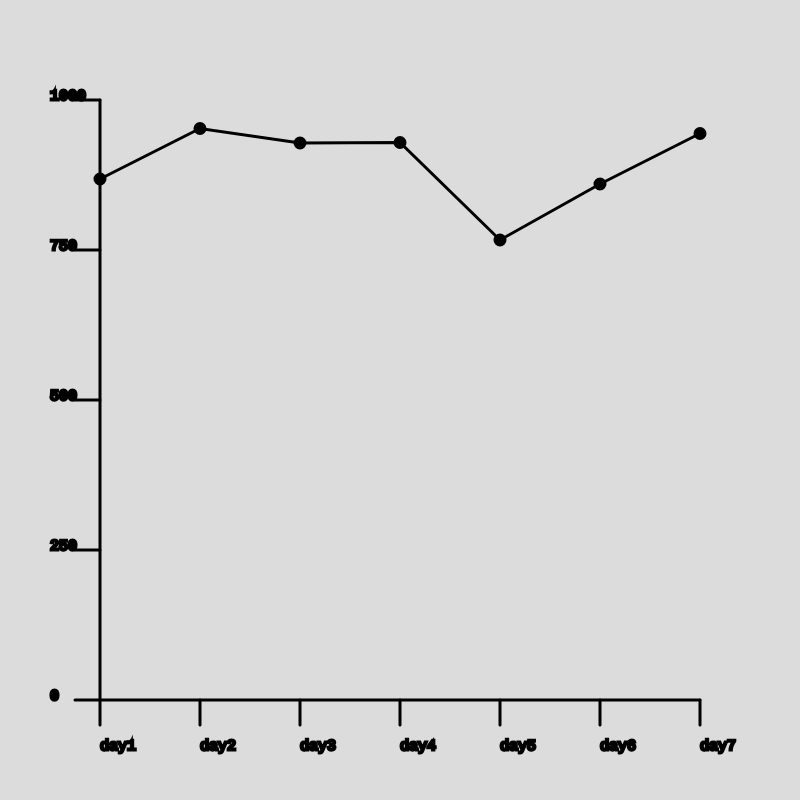
Frame 1 (no input)
Frame 60 (no input): identical to frame 1, image omitted
Frame 120 (the mouse pressed at the canvas centre since frame 60): identical to frame 1, image omitted

The p5.js sketch that drew this single still picture (run headless with seeded random() and noise() and a simulated clock; from frame 60 on, the mouse is pressed at the canvas centre):

// p5.js sketch
// ── sketch.js

let data;

function setup() {
  createCanvas(800, 800);
  

  // # of flights leaving NYC airports
  // for the first seven days of 2013
  data = [842, 943, 914, 915, 720, 832, 933];

}

function draw() {
  background(220);

  stroke(1);
  strokeWeight(3);
  noFill();
  textFont('Courier New');
  // draw axes

  beginShape();

  vertex(100, 100);
  vertex(100, 700);
  endShape();


  beginShape();

  vertex(100, 700);
  vertex(700, 700);

  endShape();

  

  // add labels  (X AXIS)
  for(let i = 1; i < 8; i++) {
    textSize(15);
    text("day" + i, i*100, 750);

    beginShape();
    vertex(i*100, 700);
    vertex(i*100, 725);
    endShape();

  }


  beginShape();

  endShape();


  // add labels  (Y AXIS)
  for(let i = 0; i < 5; i++) {
    textSize(15);
    text(250*i, 50, 700-i*150);
    beginShape();
    
    vertex(75, 700-i*150);
    vertex(100, 700-i*150);
  
    // vertex(i*100, 700);
    // vertex(i*100, 725);
    endShape();
  }





  // draw data
  beginShape();

  let num = 100;
  data.forEach(point => {
    fill(0,0,0);
    circle(num, 600 - point/2, 10);
   
    noFill();
    vertex(num, 600 - point/2 );
    num+= 100;
  });

  endShape();
}
